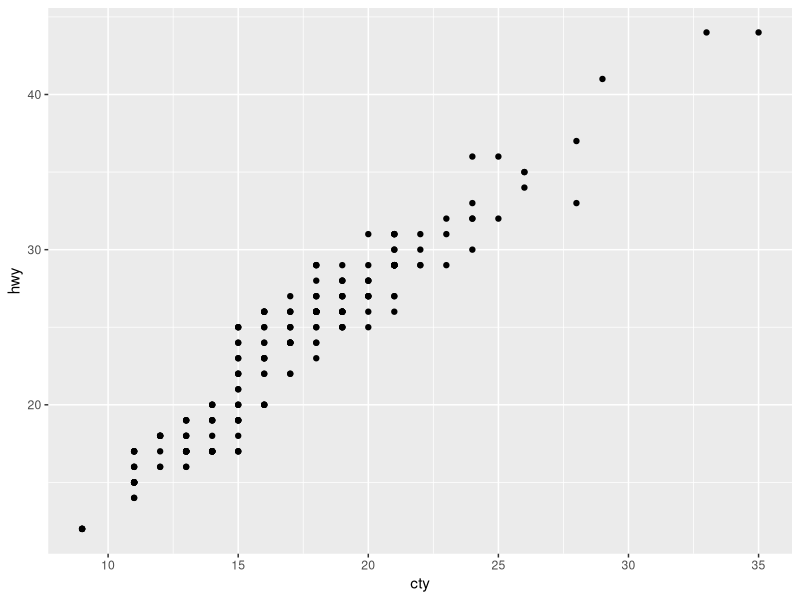
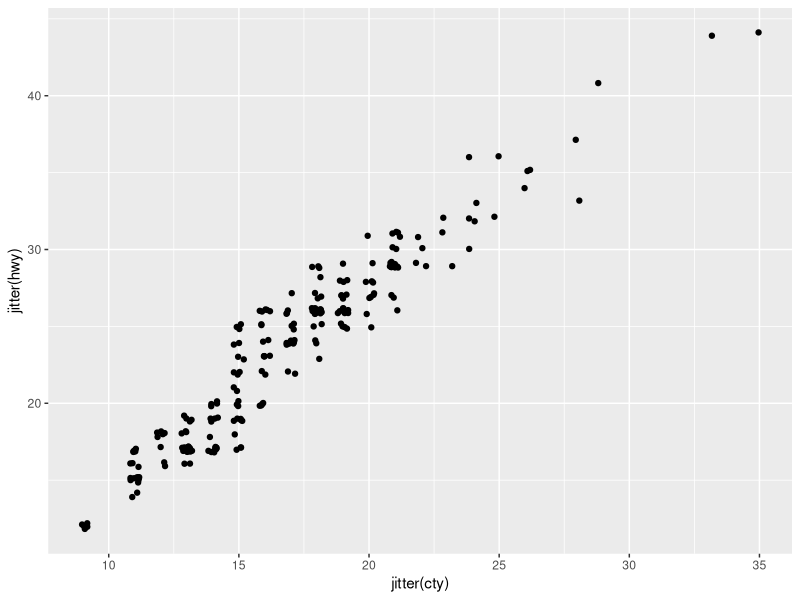
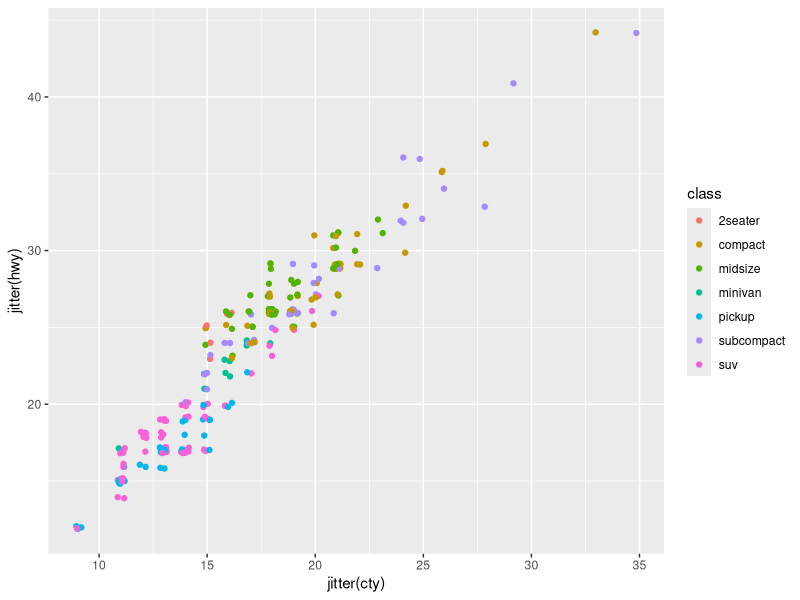
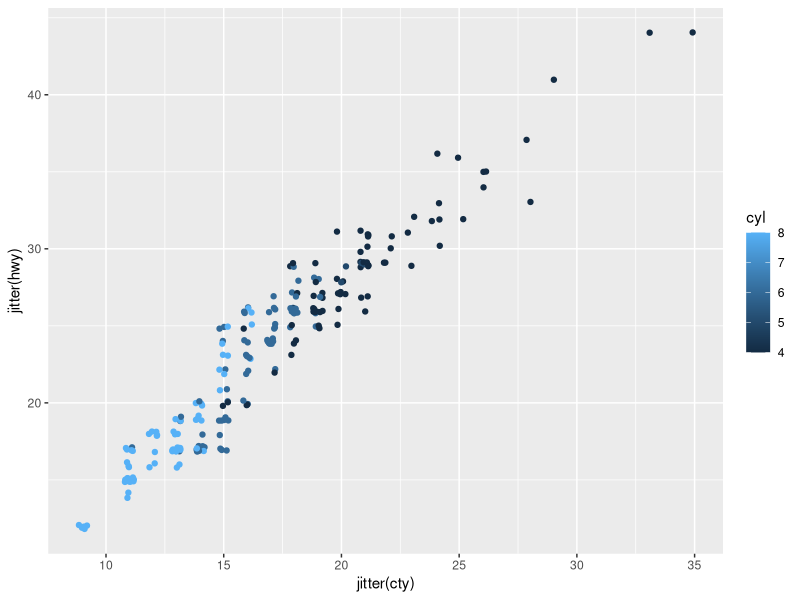
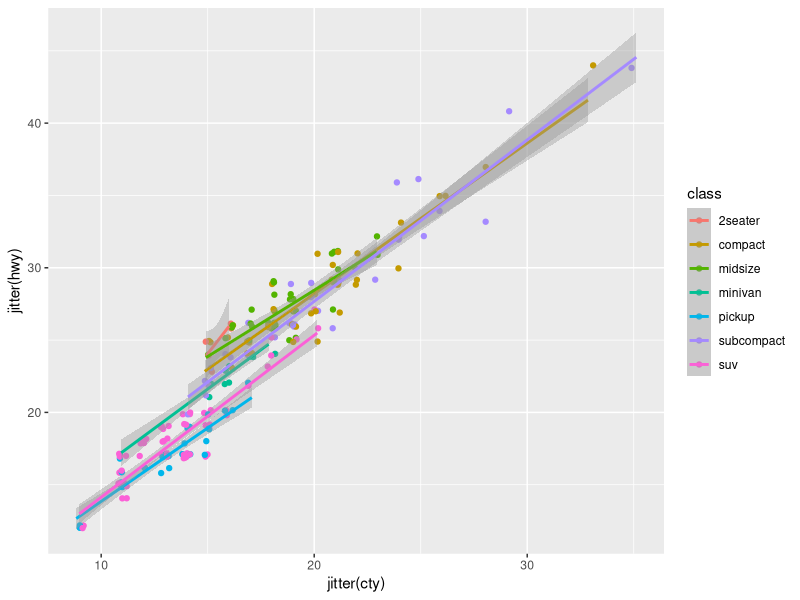
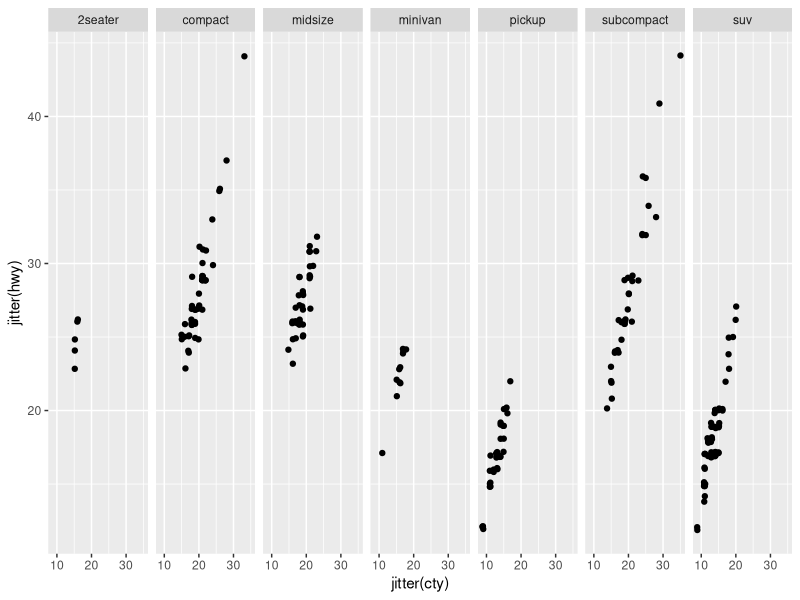
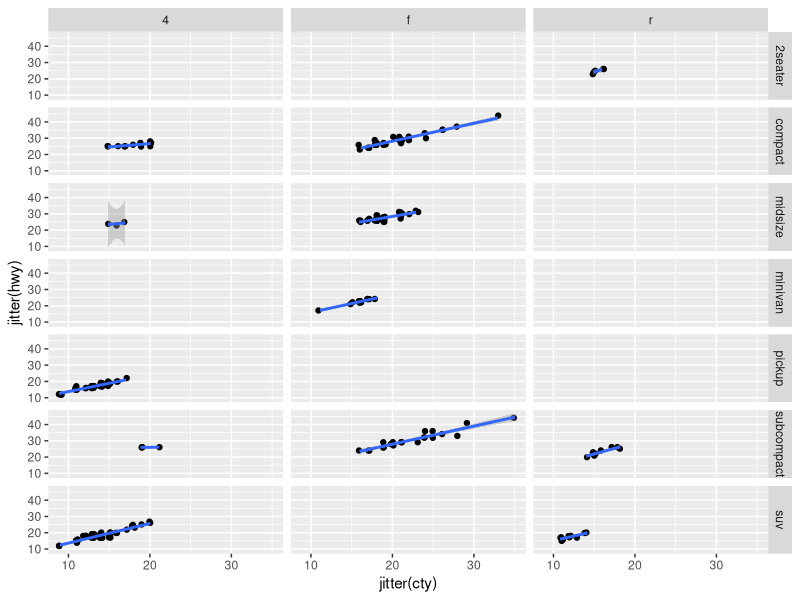
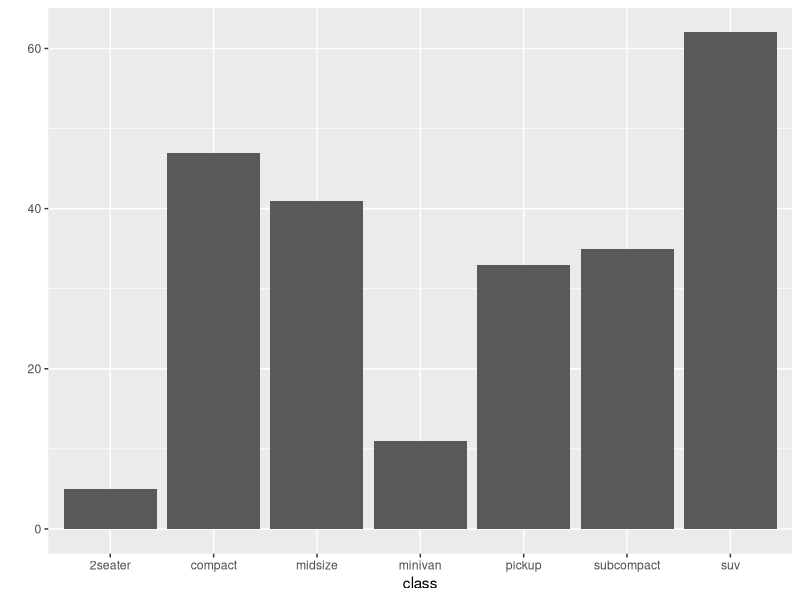

Write R code to recreate these figures, in order.
library(ggplot2)

head(mpg)
str(mpg)
summary(mpg)

qplot(cty, hwy, data=mpg)
qplot(jitter(cty), jitter(hwy), data=mpg)

qplot(jitter(cty), jitter(hwy), data=mpg, colour=class)
qplot(jitter(cty), jitter(hwy), data=mpg, colour=cyl)

qplot(jitter(cty), jitter(hwy), data=mpg, colour=class,
      geom=c("point","smooth"), method="lm")

qplot(jitter(cty), jitter(hwy), data=mpg, facets = . ~ class)
qplot(jitter(cty), jitter(hwy), data=mpg, facets = class ~ drv,
      geom=c("point","smooth"), method="lm")

qplot(class, data=mpg, geom="bar")
qplot(cty, data=mpg, geom="histogram")
qplot(cty, data=mpg, geom="histogram", binwidth=2)

